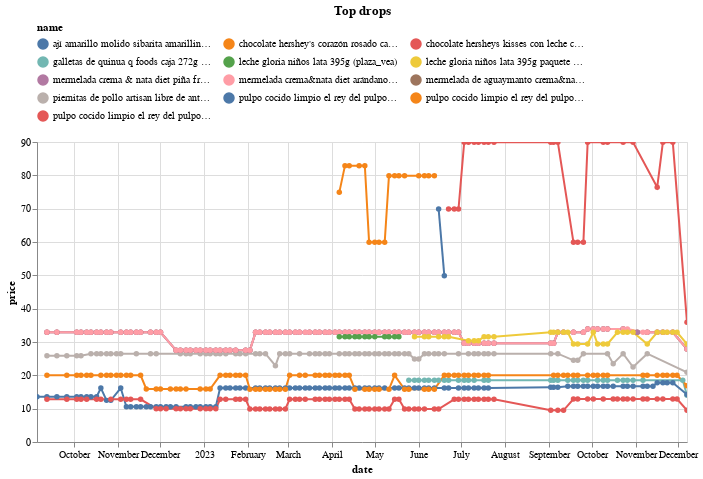

Notebook code cell kept with this figure:
### Code cell
(top_changes_abs
 .sort_values('change')
 .head(10)
 .pipe(plot_changes, 'Top drops')
)

### Figure 1 — Vega-Lite specification as saved in the notebook (floating-point values rounded to 4 significant figures; data arrays with more than 128 entries replaced by an {"elided": "..."} marker saying what was removed)
{"config": {"view": {"continuousWidth": 300, "continuousHeight": 300}, "legend": {"columns": 3, "orient": "top"}}, "data": {"name": "data-bacadac5b51998036a364028b3ac7850"}, "mark": {"type": "line", "point": true}, "encoding": {"color": {"field": "name", "scale": {"domain": ["ají amarillo molido sibarita amarillin doypack 550g (plaza_vea)", "chocolate hershey's corazón rosado caja 102g (plaza_vea)", "chocolate hersheys kisses con leche caja 74g (plaza_vea)", "galletas de quinua q foods caja 272g (plaza_vea)", "leche gloria niños lata 395g (plaza_vea)", "leche gloria niños lata 395g paquete 8un (plaza_vea)", "mermelada crema & nata diet piña frasco 330g (plaza_vea)", "mermelada crema&nata diet arándano frasco 330g (plaza_vea)", "mermelada de aguaymanto crema&nata diet sin azúcar frasco 330g (plaza_vea)", "piernitas de pollo artisan libre de antibióticos x kg (plaza_vea)", "pulpo cocido limpio el rey del pulpo x  un (plaza_vea)", "pulpo cocido limpio el rey del pulpo x kg (plaza_vea)", "pulpo cocido limpio el rey del pulpo x un (plaza_vea)"]}, "type": "nominal"}, "tooltip": [{"field": "name", "type": "nominal"}, {"field": "price", "type": "quantitative"}, {"field": "last_price", "type": "quantitative"}], "x": {"field": "date", "type": "temporal"}, "y": {"field": "price", "type": "quantitative"}}, "params": [{"name": "param_9", "select": {"type": "point", "fields": ["name"]}, "bind": "legend"}, {"name": "param_10", "select": {"type": "interval", "encodings": ["x", "y"]}, "bind": "scales"}], "title": "Top drops", "transform": [{"filter": {"param": "param_9"}}], "width": 650, "$schema": "https://vega.github.io/schema/vega-lite/v5.16.3.json", "datasets": {"data-bacadac5b51998036a364028b3ac7850": {"elided": "795 records"}}}
